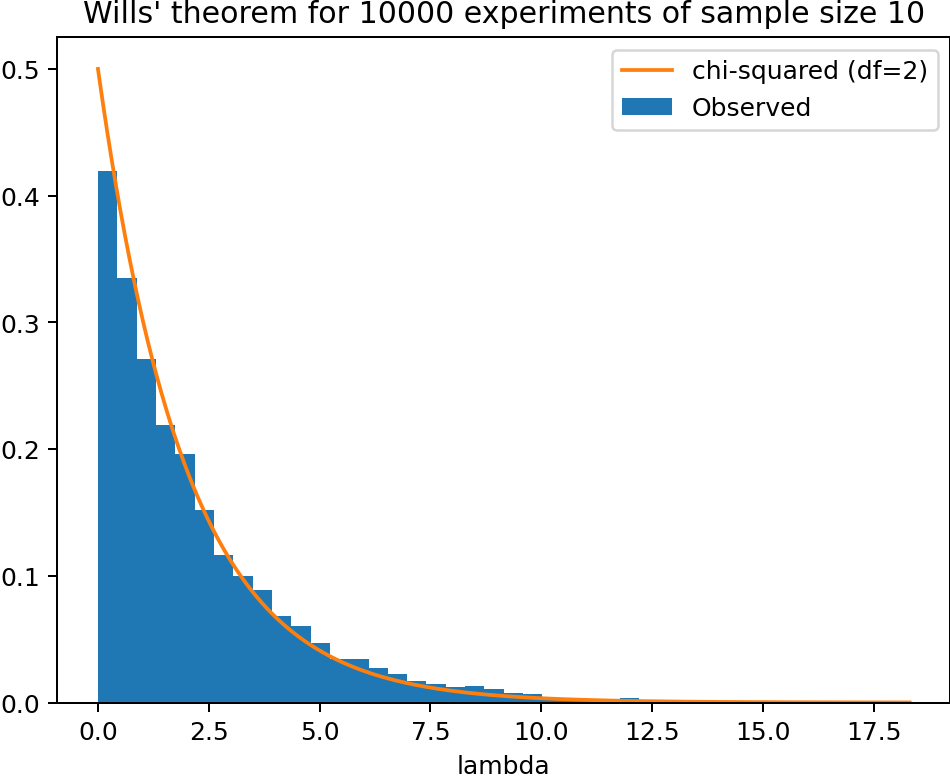

Generate this figure with Python:
# RA, 2020-06-28

"""
Log-likelihood test statistic example
"""

import numpy as np
from pathlib import Path
from plox import Plox
from scipy.stats import norm, chi2, t as student_t


def experiment(n):
    # True proba density
    p = norm(loc=2, scale=1)
    # Generate a sample (observations)
    samples = p.rvs(n)
    # Proba inferred from observations
    p1 = norm(loc=np.mean(samples), scale=np.std(samples))
    # The log-likelihood statistic
    lam = 2 * (np.sum(np.log(p1.pdf(samples))) - np.sum(np.log(p.pdf(samples))))
    return lam


n = 10
r = 10000
T = [experiment(n=n) for _ in range(r)]

with Plox() as px:
    px.a.hist(T, bins='stone', density=True, label="Observed")
    df = 2
    px.a.plot(sorted(T), chi2(df=df).pdf(sorted(T)), '-', label=F"chi-squared (df={df})")
    px.a.set_title(F"Wills' theorem for {r} experiments of sample size {n}")
    px.a.set_xlabel("lambda")
    px.a.legend()
    px.f.savefig(Path(__file__).with_suffix(".png"))
